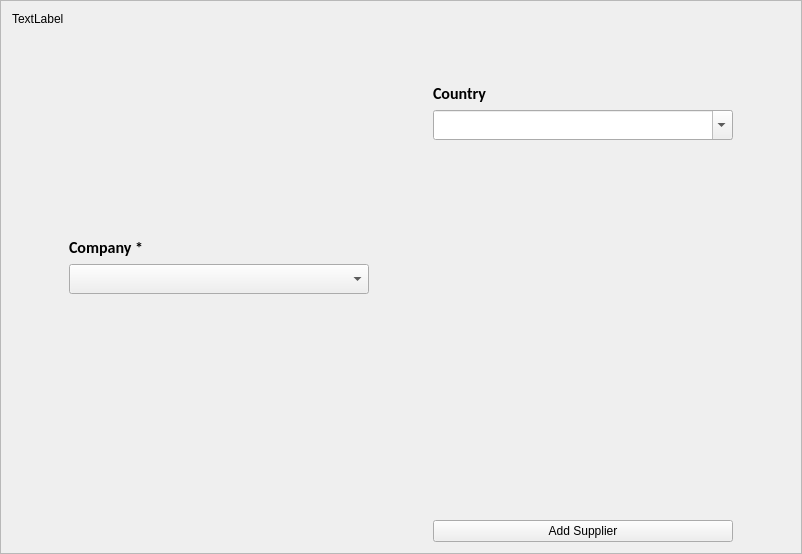
<?xml version="1.0" encoding="UTF-8"?>
<ui version="4.0">
 <class>F_AddSupplier</class>
 <widget class="QFrame" name="F_AddSupplier">
  <property name="geometry">
   <rect>
    <x>0</x>
    <y>0</y>
    <width>802</width>
    <height>554</height>
   </rect>
  </property>
  <property name="windowTitle">
   <string>Frame</string>
  </property>
  <property name="frameShape">
   <enum>QFrame::StyledPanel</enum>
  </property>
  <property name="frameShadow">
   <enum>QFrame::Raised</enum>
  </property>
  <layout class="QVBoxLayout" name="verticalLayout">
   <item>
    <widget class="QLabel" name="label">
     <property name="text">
      <string>TextLabel</string>
     </property>
    </widget>
   </item>
   <item>
    <layout class="QHBoxLayout" name="layoutMain">
     <item>
      <spacer name="horizontalSpacer_2">
       <property name="orientation">
        <enum>Qt::Horizontal</enum>
       </property>
       <property name="sizeHint" stdset="0">
        <size>
         <width>40</width>
         <height>20</height>
        </size>
       </property>
      </spacer>
     </item>
     <item>
      <layout class="QVBoxLayout" name="layoutLeftSide">
       <item>
        <spacer name="verticalSpacer_2">
         <property name="orientation">
          <enum>Qt::Vertical</enum>
         </property>
         <property name="sizeHint" stdset="0">
          <size>
           <width>20</width>
           <height>40</height>
          </size>
         </property>
        </spacer>
       </item>
       <item>
        <widget class="QLabel" name="L_company">
         <property name="maximumSize">
          <size>
           <width>300</width>
           <height>90</height>
          </size>
         </property>
         <property name="font">
          <font>
           <family>Calibri</family>
           <pointsize>12</pointsize>
           <weight>75</weight>
           <bold>true</bold>
          </font>
         </property>
         <property name="text">
          <string>Company *</string>
         </property>
        </widget>
       </item>
       <item>
        <widget class="QComboBox" name="Cb_company">
         <property name="minimumSize">
          <size>
           <width>0</width>
           <height>30</height>
          </size>
         </property>
         <property name="maximumSize">
          <size>
           <width>300</width>
           <height>90</height>
          </size>
         </property>
         <property name="font">
          <font>
           <family>Calibri</family>
           <pointsize>13</pointsize>
           <weight>75</weight>
           <italic>true</italic>
           <bold>true</bold>
          </font>
         </property>
         <property name="cursor">
          <cursorShape>PointingHandCursor</cursorShape>
         </property>
        </widget>
       </item>
       <item>
        <widget class="MDLineEdit" name="W_name">
         <property name="minimumSize">
          <size>
           <width>300</width>
           <height>0</height>
          </size>
         </property>
         <property name="maximumSize">
          <size>
           <width>300</width>
           <height>75</height>
          </size>
         </property>
         <property name="font">
          <font>
           <pointsize>12</pointsize>
           <weight>75</weight>
           <bold>true</bold>
          </font>
         </property>
         <property name="labelText">
          <string>Name *</string>
         </property>
         <property name="helperVisible" stdset="0">
          <bool>false</bool>
         </property>
         <property name="leftIconVisible" stdset="0">
          <bool>false</bool>
         </property>
         <property name="rightIconVisible" stdset="0">
          <bool>false</bool>
         </property>
         <property name="fontSize" stdset="0">
          <number>15</number>
         </property>
        </widget>
       </item>
       <item>
        <widget class="MDLineEdit" name="W_vtaNumber">
         <property name="maximumSize">
          <size>
           <width>300</width>
           <height>75</height>
          </size>
         </property>
         <property name="font">
          <font>
           <pointsize>12</pointsize>
           <weight>75</weight>
           <bold>true</bold>
          </font>
         </property>
         <property name="labelText">
          <string>VTA Number</string>
         </property>
         <property name="helperVisible" stdset="0">
          <bool>false</bool>
         </property>
         <property name="leftIconVisible" stdset="0">
          <bool>false</bool>
         </property>
         <property name="rightIconVisible" stdset="0">
          <bool>false</bool>
         </property>
         <property name="fontSize" stdset="0">
          <number>15</number>
         </property>
        </widget>
       </item>
       <item>
        <widget class="MDLineEdit" name="W_email">
         <property name="maximumSize">
          <size>
           <width>300</width>
           <height>75</height>
          </size>
         </property>
         <property name="font">
          <font>
           <pointsize>12</pointsize>
           <weight>75</weight>
           <bold>true</bold>
          </font>
         </property>
         <property name="labelText">
          <string>Email Address *</string>
         </property>
         <property name="helperVisible" stdset="0">
          <bool>false</bool>
         </property>
         <property name="leftIconVisible" stdset="0">
          <bool>false</bool>
         </property>
         <property name="rightIconVisible" stdset="0">
          <bool>false</bool>
         </property>
         <property name="fontSize" stdset="0">
          <number>15</number>
         </property>
        </widget>
       </item>
       <item>
        <widget class="MDLineEdit" name="W_phone">
         <property name="maximumSize">
          <size>
           <width>300</width>
           <height>75</height>
          </size>
         </property>
         <property name="font">
          <font>
           <pointsize>12</pointsize>
           <weight>75</weight>
           <bold>true</bold>
          </font>
         </property>
         <property name="labelText">
          <string>Phone *</string>
         </property>
         <property name="helperVisible" stdset="0">
          <bool>false</bool>
         </property>
         <property name="leftIconVisible" stdset="0">
          <bool>false</bool>
         </property>
         <property name="rightIconVisible" stdset="0">
          <bool>false</bool>
         </property>
         <property name="fontSize" stdset="0">
          <number>15</number>
         </property>
        </widget>
       </item>
       <item>
        <spacer name="verticalSpacer_3">
         <property name="orientation">
          <enum>Qt::Vertical</enum>
         </property>
         <property name="sizeHint" stdset="0">
          <size>
           <width>20</width>
           <height>40</height>
          </size>
         </property>
        </spacer>
       </item>
       <item>
        <widget class="QLabel" name="L_info">
         <property name="text">
          <string/>
         </property>
        </widget>
       </item>
      </layout>
     </item>
     <item>
      <spacer name="horizontalSpacer">
       <property name="orientation">
        <enum>Qt::Horizontal</enum>
       </property>
       <property name="sizeHint" stdset="0">
        <size>
         <width>40</width>
         <height>20</height>
        </size>
       </property>
      </spacer>
     </item>
     <item>
      <layout class="QVBoxLayout" name="layoutRightSide">
       <item>
        <spacer name="verticalSpacer_4">
         <property name="orientation">
          <enum>Qt::Vertical</enum>
         </property>
         <property name="sizeHint" stdset="0">
          <size>
           <width>20</width>
           <height>40</height>
          </size>
         </property>
        </spacer>
       </item>
       <item>
        <widget class="QLabel" name="L_country">
         <property name="minimumSize">
          <size>
           <width>300</width>
           <height>0</height>
          </size>
         </property>
         <property name="font">
          <font>
           <family>Calibri</family>
           <pointsize>12</pointsize>
           <weight>75</weight>
           <bold>true</bold>
          </font>
         </property>
         <property name="text">
          <string>Country</string>
         </property>
        </widget>
       </item>
       <item>
        <widget class="QComboBox" name="Cb_country">
         <property name="minimumSize">
          <size>
           <width>300</width>
           <height>0</height>
          </size>
         </property>
         <property name="maximumSize">
          <size>
           <width>300</width>
           <height>16777215</height>
          </size>
         </property>
         <property name="font">
          <font>
           <family>Calibri</family>
           <pointsize>13</pointsize>
           <weight>75</weight>
           <italic>true</italic>
           <bold>true</bold>
          </font>
         </property>
         <property name="cursor">
          <cursorShape>PointingHandCursor</cursorShape>
         </property>
         <property name="editable">
          <bool>true</bool>
         </property>
         <property name="maxCount">
          <number>300</number>
         </property>
         <property name="insertPolicy">
          <enum>QComboBox::NoInsert</enum>
         </property>
         <property name="iconSize">
          <size>
           <width>16</width>
           <height>16</height>
          </size>
         </property>
        </widget>
       </item>
       <item>
        <widget class="MDLineEdit" name="W_city">
         <property name="minimumSize">
          <size>
           <width>300</width>
           <height>75</height>
          </size>
         </property>
         <property name="maximumSize">
          <size>
           <width>300</width>
           <height>524287</height>
          </size>
         </property>
         <property name="font">
          <font>
           <pointsize>12</pointsize>
          </font>
         </property>
         <property name="labelText">
          <string>City *</string>
         </property>
         <property name="helperVisible" stdset="0">
          <bool>false</bool>
         </property>
         <property name="leftIconVisible" stdset="0">
          <bool>false</bool>
         </property>
         <property name="rightIconVisible" stdset="0">
          <bool>false</bool>
         </property>
         <property name="fontSize" stdset="0">
          <number>15</number>
         </property>
        </widget>
       </item>
       <item>
        <widget class="MDLineEdit" name="W_state">
         <property name="minimumSize">
          <size>
           <width>300</width>
           <height>75</height>
          </size>
         </property>
         <property name="maximumSize">
          <size>
           <width>300</width>
           <height>524287</height>
          </size>
         </property>
         <property name="font">
          <font>
           <pointsize>12</pointsize>
          </font>
         </property>
         <property name="labelText">
          <string>State</string>
         </property>
         <property name="helperVisible" stdset="0">
          <bool>false</bool>
         </property>
         <property name="leftIconVisible" stdset="0">
          <bool>false</bool>
         </property>
         <property name="rightIconVisible" stdset="0">
          <bool>false</bool>
         </property>
         <property name="fontSize" stdset="0">
          <number>15</number>
         </property>
        </widget>
       </item>
       <item>
        <widget class="MDLineEdit" name="W_address">
         <property name="minimumSize">
          <size>
           <width>300</width>
           <height>75</height>
          </size>
         </property>
         <property name="maximumSize">
          <size>
           <width>300</width>
           <height>524287</height>
          </size>
         </property>
         <property name="font">
          <font>
           <pointsize>12</pointsize>
          </font>
         </property>
         <property name="labelText">
          <string>Address *</string>
         </property>
         <property name="helperVisible" stdset="0">
          <bool>false</bool>
         </property>
         <property name="leftIconVisible" stdset="0">
          <bool>false</bool>
         </property>
         <property name="rightIconVisible" stdset="0">
          <bool>false</bool>
         </property>
         <property name="fontSize" stdset="0">
          <number>15</number>
         </property>
        </widget>
       </item>
       <item>
        <widget class="MDLineEdit" name="W_postalcode">
         <property name="minimumSize">
          <size>
           <width>300</width>
           <height>75</height>
          </size>
         </property>
         <property name="maximumSize">
          <size>
           <width>300</width>
           <height>524287</height>
          </size>
         </property>
         <property name="font">
          <font>
           <pointsize>12</pointsize>
          </font>
         </property>
         <property name="labelText">
          <string>Postal Code</string>
         </property>
         <property name="helperVisible" stdset="0">
          <bool>false</bool>
         </property>
         <property name="leftIconVisible" stdset="0">
          <bool>false</bool>
         </property>
         <property name="rightIconVisible" stdset="0">
          <bool>false</bool>
         </property>
         <property name="fontSize" stdset="0">
          <number>15</number>
         </property>
        </widget>
       </item>
       <item>
        <spacer name="verticalSpacer">
         <property name="orientation">
          <enum>Qt::Vertical</enum>
         </property>
         <property name="sizeHint" stdset="0">
          <size>
           <width>20</width>
           <height>40</height>
          </size>
         </property>
        </spacer>
       </item>
       <item>
        <widget class="QPushButton" name="Bt_addSupplier">
         <property name="text">
          <string>Add Supplier</string>
         </property>
        </widget>
       </item>
      </layout>
     </item>
     <item>
      <spacer name="horizontalSpacer_3">
       <property name="orientation">
        <enum>Qt::Horizontal</enum>
       </property>
       <property name="sizeHint" stdset="0">
        <size>
         <width>40</width>
         <height>20</height>
        </size>
       </property>
      </spacer>
     </item>
    </layout>
   </item>
  </layout>
 </widget>
 <customwidgets>
  <customwidget>
   <class>MDLineEdit</class>
   <extends>QWidget</extends>
   <header>mdlineedit.h</header>
  </customwidget>
 </customwidgets>
 <resources/>
 <connections/>
</ui>
